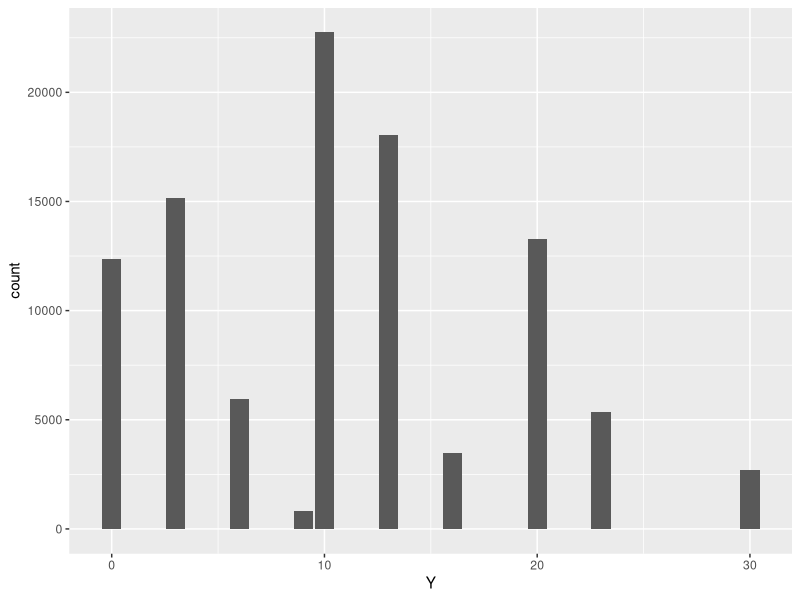
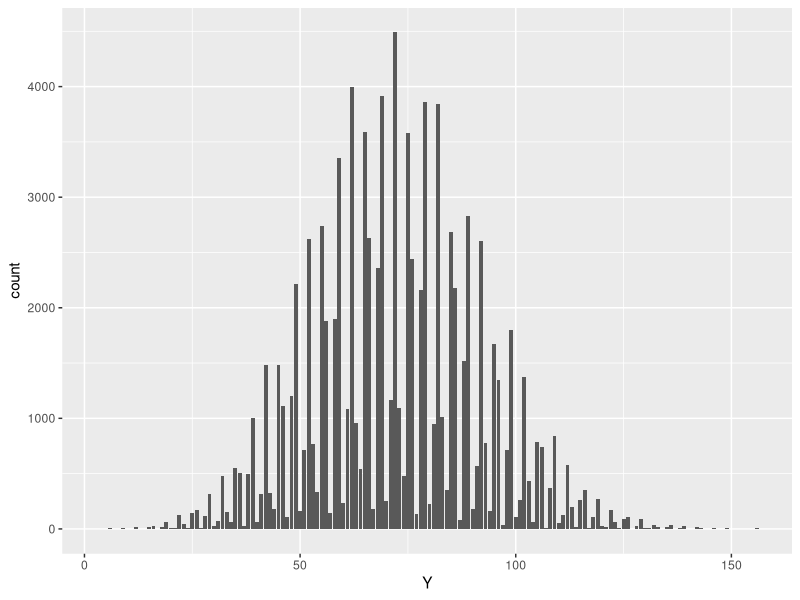
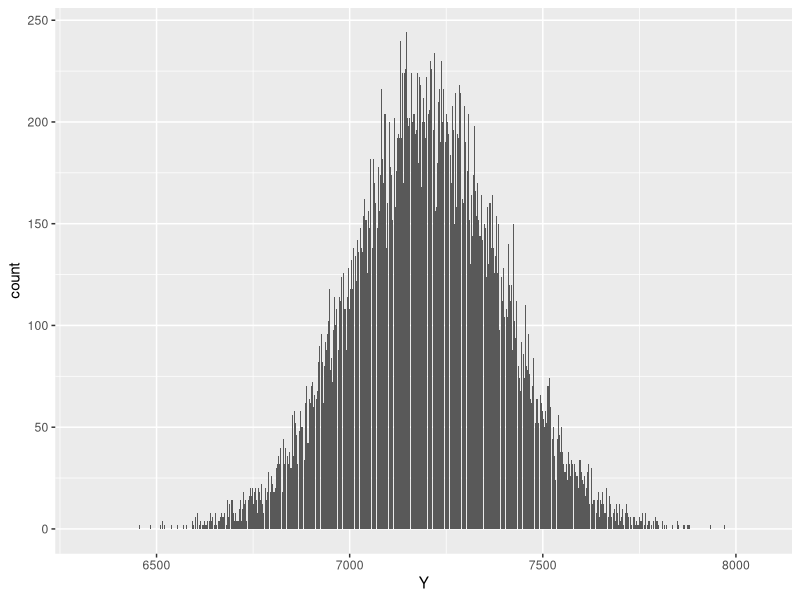

Source code (R) for these figures, in order:
## ---- chunk 1
knitr::opts_chunk$set(echo = TRUE) 
## ---- chunk 2
library(tidyverse)
samples_Xi <- rmultinom(50000, 3, prob = c(0.5, 0.2, 0.3))

temp <- as.data.frame((samples_Xi))

## Y = X1 + X2 + .... + Xn
firstRow <- temp[1, ] * 0
secondRow <- temp[2, ] * 3
thirdRow <- temp[3, ] * 10

# Creating data frame from the vectors
temp2 <- rbind(firstRow, secondRow, thirdRow)

# Calculate sum of all columns to create a df of Ys
samples_Y <- temp2 %>%
  mutate(Total = select(., V1:V50000)) %>%
  colSums(na.rm = T)

samples_Y <- data.frame(samples_Y)

## ---- chunk 3
colnames(samples_Y) <- "Y"
samples_Y %>%
  ggplot(aes(x = Y)) +
  geom_bar()
## ---- chunk 4
# n = 20
samples_Xi <- rmultinom(50000, 20, prob = c(0.5, 0.2, 0.3))

temp <- as.data.frame(samples_Xi)
firstRow <- temp[1, ] * 0
secondRow <- temp[2, ] * 3
thirdRow <- temp[3, ] * 10

# Creating data frame from the vectors
temp2 <- rbind(firstRow, secondRow, thirdRow)

# Calculate sum of all columns to create a df of Ys
samples_Y <- temp2 %>%
  mutate(Total = select(., V1:V50000)) %>%
  colSums(na.rm = T)

samples_Y <- data.frame(samples_Y)
colnames(samples_Y) <- "Y"
## ---- chunk 5
samples_Y %>%
  ggplot(aes(x = Y)) +
  geom_bar()
## ---- chunk 6
# n = 2000
samples_Xi <- rmultinom(50000, 2000, prob = c(0.5, 0.2, 0.3))

temp <- as.data.frame(samples_Xi)
firstRow <- temp[1, ] * 0
secondRow <- temp[2, ] * 3
thirdRow <- temp[3, ] * 10

# Creating data frame from the vectors
temp2 <- rbind(firstRow, secondRow, thirdRow)

# Calculate sum of all columns to create a df of Ys
samples_Y <- temp2 %>%
  mutate(Total = select(., V1:V50000)) %>%
  colSums(na.rm = T)

samples_Y <- data.frame(samples_Y)
colnames(samples_Y) <- "Y"
## ---- chunk 7
samples_Y %>%
  ggplot(aes(x = Y)) +
  geom_bar()
